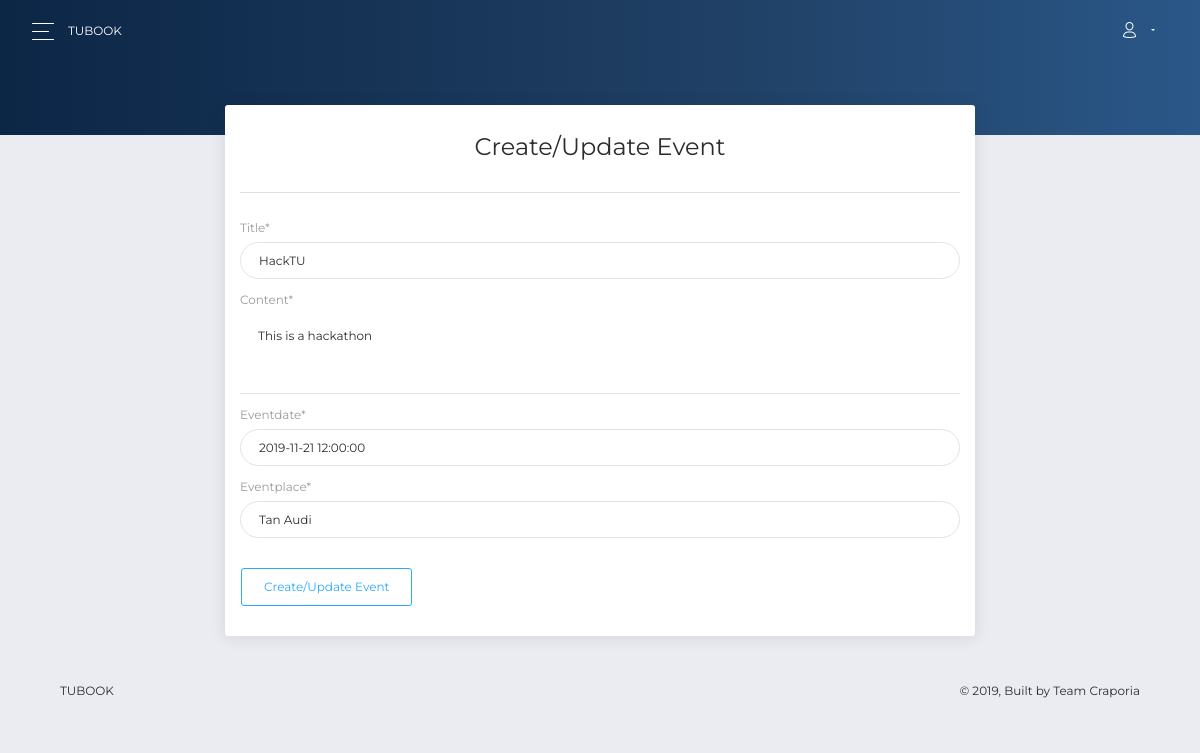
The app's page /post/1/update/ (signed in) with its own data.
### tubook/models.py (models this page shows, shortened)
class Post(models.Model):
    title = models.CharField(max_length=100)
    content = models.TextField()
    date_posted = models.DateTimeField(default=timezone.now)
    author = models.ForeignKey(User, on_delete=models.CASCADE)
    eventdate = models.DateTimeField(default=timezone.now)
    eventplace = models.CharField(max_length=100, default = '')

### tubook/views.py (the view, shortened to what this page needs)
# urls.py: path('post/<int:pk>/update/', PostUpdateView.as_view(), name='post-update'),
class PostUpdateView(LoginRequiredMixin, UserPassesTestMixin, UpdateView):
    model = Post
    fields = ['title', 'content', 'eventdate', 'eventplace']
    def test_func(self):
        post = self.get_object()
        if self.request.user == post.author:
            return True
        return False

### tubook/templates/tubook/post_form.html (shortened to what this page needs)
{% extends "tubook/base.html" %}
{% load crispy_forms_tags %}
{% block content %}
<div class="col-md-8 ml-auto mr-auto">
  <div class="card card-upgrade">
    <div class="card-header text-center">
      <h4 class="card-title">Create/Update Event</h3>
    </div>
    <div class="card-body">
      <form method="POST">
        <fieldset class="form-group">
          <legend class="border-bottom mb-4"></legend>
          {{ form|crispy }}
        </fieldset>
        <div class="form-group">
          <button class="btn btn-outline-info" type="submit">Create/Update Event</button>
        </div>
      </form>
    </div>
  </div>
</div>
{% endblock content %}

### records on screen
Post: title "HackTU", content "This is a hackathon", eventdate "2019-11-21 12:00:00", eventplace "Tan Audi"
